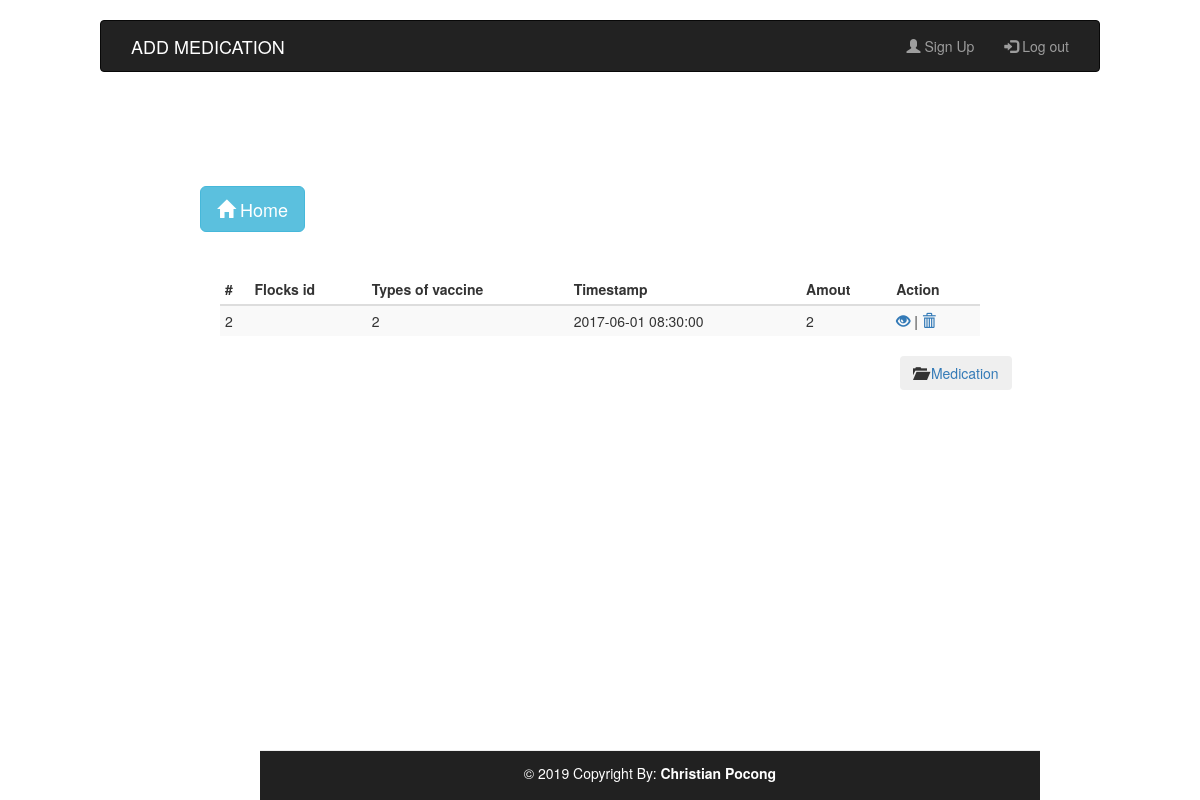
Page /addmedication.php (signed in) on the committed database.
### tables this page shows
CREATE TABLE `medication` (
  `id` int(11) NOT NULL,
  `userid` int(11) NOT NULL,
  `type` varchar(250) NOT NULL,
  `timestamp` datetime NOT NULL,
  `amout` int(11) NOT NULL,
  `breed` varchar(250) NOT NULL
);

### addmedication.php (the view, shortened to what this page needs)
<!DOCTYPE html>
<html>
<head>
		<link href="bootstrap-3.3.7/css/bootstrap.css" rel="stylesheet">
        <link href="css/css/style.css" rel="stylesheet">
</head>
<body>
    <br>
    <nav class="navbar navbar-inverse col-sm-10 col-sm-offset-1">
    <div class="container-fluid">
        <div class="navbar-header">
            <a class="navbar-brand" href="#">
                <span id="brand-title">ADD MEDICATION</span>
             </a>
        </div>
		<ul class="nav navbar-nav navbar-right">
      <li><a href="register.php"><span class="glyphicon glyphicon-user"></span> Sign Up</a></li>
      <li><a href="login.php"><span class="glyphicon glyphicon-log-in"></span> Log out</a></li>
    </ul>
		    </div>
</nav>
	<br><br><br>
	<?php require_once 'processmedication.php';?>
	<?php
		$mysqli = new mysqli('localhost','root','','registration') or die(mysqli_error($mysqli));
		$username= $_SESSION["username"];
		$result=$mysqli->query("select id from users where username='$username'") or die($mysqli->error);
		if(@count($result)==1)
		{
			$row=$result->fetch_array();
			$userid=$row['id'];
		}
		$result = $mysqli->query("SELECT * FROM medication where userid='$userid'") or die($mysqli->error);
		?>
		<p>&nbsp;</p>
		<p>&nbsp;</p>
		<p>&nbsp;</p>
		<div class="col-sm-offset-2">
		<a href="index.php" class="btn btn-info btn-lg">
          <span class="glyphicon glyphicon-home"></span> Home
        </a>
		</div>
		<p>&nbsp;</p>
		<div class="row">
				<div class="col-sm-8 col-sm-offset-2">
				<div class="container-fluid">
			<table class="table table-condensed table-hover table-striped">
				<thead>
					<tr>
						<th>#</th>
						<th>Flocks id</th>
						<th>Types of vaccine</th>
						<th>Timestamp</th>
						<th>Amout</th>
						<th colspan="2">Action</th>
					</tr>
				</thead>
				<?php
					while($row=$result->fetch_assoc()):?>
						<tr>
							<td><?php echo $row['id']?></td>
							<td><?php echo $row['flocksid']?></td>
							<td><?php echo $row['type']?></td>
							<td><?php echo $row['timestamp']?></td>
							<td><?php echo $row['amout']?></td>
							<td>
								<a href="editmedication.php?edit=<?php echo $row['id'];?>"><span class="glyphicon glyphicon-eye-open" title="View Profile"></span></a> |
								<a href="processmedication.php?delete=<?php echo $row['id'];?>"><span class="glyphicon glyphicon-trash" title="Delete"></span></i></a>
							</td>
						</tr>
						<?php endwhile;?>
			</table>
			</div>
			</div>
			</div>
	<div class="col-sm-offset-9">
		<button type="submit" class="btn"><span class="glyphicon glyphicon-folder-open"></span><a href="editmedication.php"> Medication</a></button>
	</div>
	<?php include('footer.php');?>
</body>
</html>

### css/css/style.css (style rules this page uses)
div.navbar-header a.navbar-brand, div.collapse ul.nav li a { color:white; }

### footer.php (style rules this page uses)
p { margin-top: 12px; }

### rows in the picture
medication: id "2", type "2", timestamp "2017-06-01 08:30:00", amout "2"
